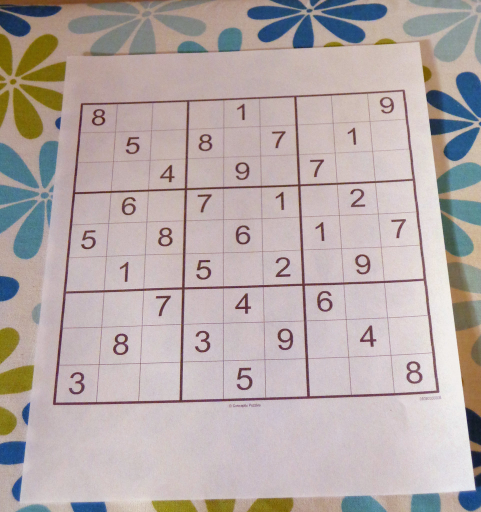
#> input picture VisaoComp/Imagens/sudoku.jpg, 962 x 1024 px (shown at 1/2 size)
$ python 15_ajustedepespectiva.py
#> lines starting #> are read from the running program, lines starting #| are printed output that depends on the picture
# -*- coding: utf-8 -*-
"""
------------------------------------------------------------------
Titulo: Transformações geométricas                               -                           -
Autor: UnBetables        Update: Luiz Felipe  Date: 21/05        -
------------------------------------------------------------------

O posicionamento incorreto da lente ou até mesmo o balanço da câmera
podem interferir na perspectiva da fotografia, causando inclinação ou
distorção do objeto representado na imagem. Em fotografias que possuem
linhas horizontais, verticais ou formas geométricas, as distorções tor
nam-se ainda mais perceptíveis. Para corrigir as distorções de perspecti
va, podemos usar a função  warpPerspective  da biblioteca OpenCV. Ela
ajusta a perspectiva de uma imagem tendo como referência uma matriz
predefinida de pontos, gerada pela função getPerspectiveTransform.

"""

import cv2
import matplotlib.pyplot as plt
import numpy as np

imagem = cv2.imread("../Imagens/sudoku.jpg")
#> imagem is the input picture: shape (1024, 962, 3); mean B, G, R 168.4, 169.9, 181.5

#use o imshow do matplotlib para saber os pontos de interesse
#plt.imshow(cv2.cvtColor(imagem, cv2.COLOR_BGR2RGB))


# nº ---------local---------   x   y
# 1º ponto(superior esquerdo) 167 214
# 2º ponto(inferior esquerdo) 109 810
# 3º ponto(superior direito)  810 183
# 4º ponto(inferior direito)  879 782


pontosIniciais = np.float32([[167,214], [810,183], [109,810], [879,782]])

pontosFinais = np.float32([[0,0], [600,0], [0,600], [600,600]])

matriz = cv2.getPerspectiveTransform(pontosIniciais, pontosFinais)

Imagemnova = cv2.warpPerspective(imagem, matriz, (600, 600))
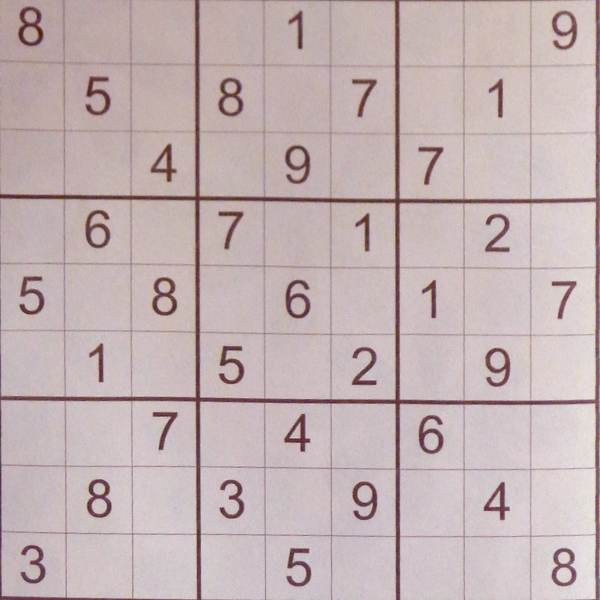
#> Imagemnova: shape (600, 600, 3); mean B, G, R 179.6, 178.5, 195.2

cv2.imshow("Imagem Original", imagem)
cv2.imshow("Imagem Nova", Imagemnova)

cv2.waitKey(0)
cv2.destroyAllWindows()

plt.show()
